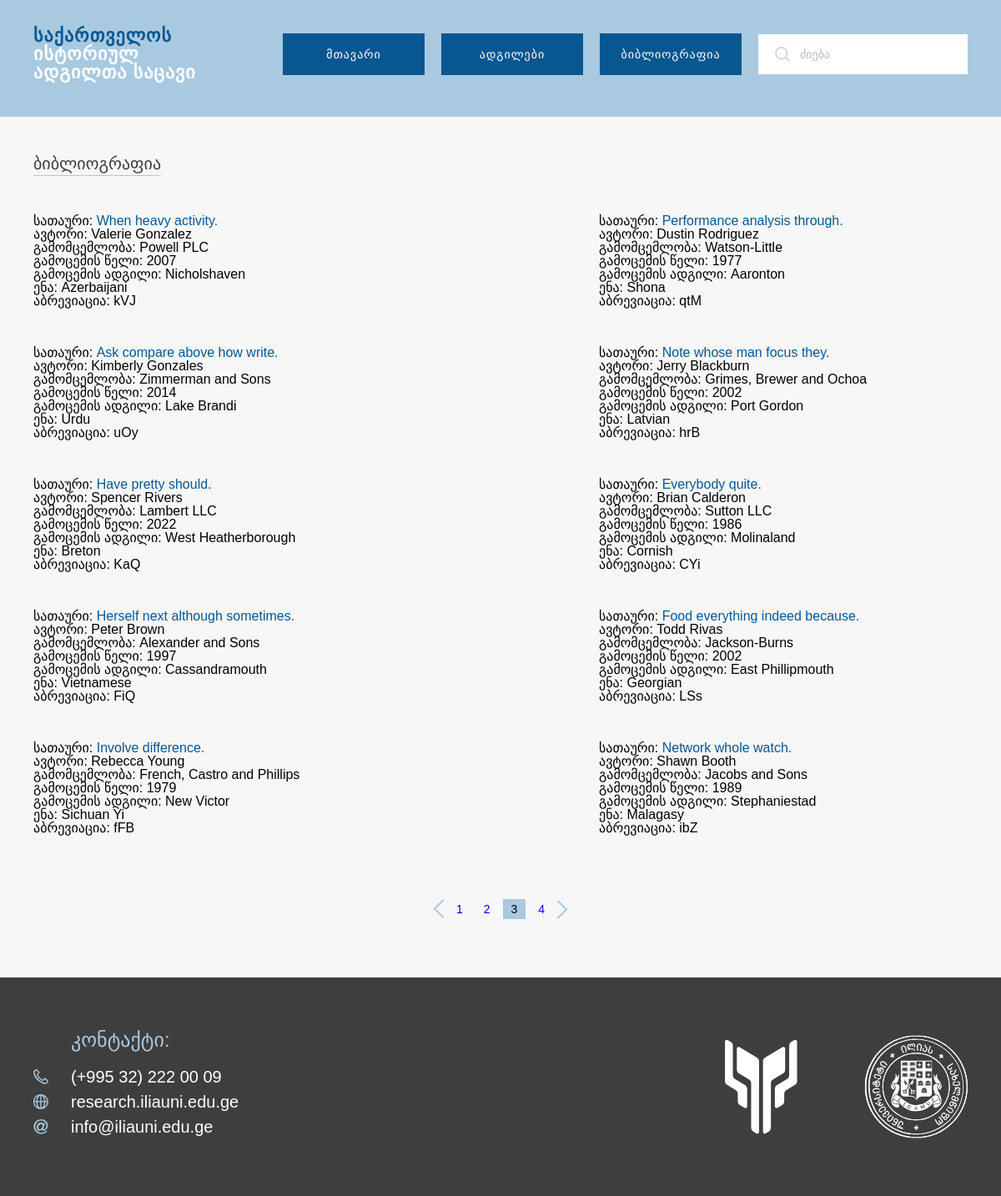
The app's page /bibliography?page=3 with its own data.
### src/models/bibliography.py (models this page shows, shortened)
class Bibliography(BaseModel, db.Model):
    __tablename__ = 'bibliographies'
    id = db.Column(db.Integer, primary_key=True)
    abbreviation = db.Column(db.String)
    author = db.Column(db.String)
    title = db.Column(db.String)
    publisher = db.Column(db.String)
    year = db.Column(db.Integer)
    location = db.Column(db.String)
    language = db.Column(db.String)
    comment = db.Column(db.String)

### src/views/pages/routes.py (the view)
@pages_bp.route('/bibliography')
def bibliography():
    page = request.args.get('page', 1, type=int)
    per_page = 10
    bibliographies = Bibliography.query.order_by(Bibliography.id.desc()).paginate(page=page, per_page=per_page, error_out=False)
    return render_template('bibliography.html', bibliographies=bibliographies)

### src/templates/pages/bibliography.html (shortened to what this page needs)
{% extends "layout/base.html" %}
{% block navbar %}
  {% include 'layout/navbar.html' %}
{% endblock %}
{% from "pages/macros.html" import render_bibliography_card %}
{% block content %}
  <main class="bibliography-content">
    <div class="bibliography-box">
      <h3>ბიბლიოგრაფია</h3>
      <div class="cards">
        {% for item in bibliographies.items %}
          {{ render_bibliography_card(item) }}
        {% endfor %}
      </div>
<div class="page-container">
  <div class="pages">
    <a id="leftArrow" href="{{ url_for('pages.bibliography', page=bibliographies.prev_num) }}" {% if not bibliographies.has_prev %}class="disabled"{% endif %}>
      <img src="{{ url_for('static', filename='assets/slider-arrow.svg') }}" alt="left arrow">
    </a>
    <div class="numbers">
      {% for num in bibliographies.iter_pages(left_edge=1, left_current=2, right_current=2, right_edge=1) %}
        {% if num %}
          {% if num == bibliographies.page %}
            <span class="current">{{ num }}</span>
          {% else %}
            <span><a href="{{ url_for('pages.bibliography', page=num) }}">{{ num }}</a></span>
          {% endif %}
        {% else %}
          <span class="spot">...</span>
        {% endif %}
      {% endfor %}
    </div>
    <a id="rightArrow" href="{{ url_for('pages.bibliography', page=bibliographies.next_num) }}" {% if not bibliographies.has_next %}class="disabled"{% endif %}>
      <img src="{{ url_for('static', filename='assets/slider-arrow.svg') }}" alt="right arrow">
    </a>
  </div>
</div>
    </div>
  </main>
{% endblock %}
{% block footer %}
  {% include 'layout/footer.html' %}
{% endblock %}

### src/templates/pages/macros.html
{% macro render_bibliography_card(item) %}
<div class="card">
    <p>
      სათაური:
      <a href="#">{{ item.title }}</a>
    </p>
    <p>ავტორი: {{ item.author }}</p>
    <p>გამომცემლობა: {{ item.publisher }}</p>
    <p>გამოცემის წელი: {{ item.year }}</p>
    <p>გამოცემის ადგილი: {{ item.location }}</p>
    <p>ენა: {{ item.language }}</p>
    <p>აბრევიაცია: {{ item.abbreviation }}</p>
</div>
{% endmacro %}

### src/static/css/global.css (style rules this page uses)
*, *::before, *::after { margin: 0; padding: 0; box-sizing: border-box; }
html, body, div, span, applet, object, iframe, h1, h2, h3, h4, h5, h6, p, blockquote, pre, a, abbr, acronym, address, big, cite, code, del, dfn, em, img, ins, kbd, q, s, samp, small, strike, strong, sub, sup, tt, var, b, u, i, center, dl, dt, dd, ol, ul, li, fieldset, form, label, legend, table, caption, tbody, tfoot, thead, tr, th, td, article, aside, canvas, details, embed, figure, figcaption, footer, header, hgroup, menu, nav, output, ruby, section, summary, time, mark, audio, video { margin: 0; padding: 0; border: 0; font-size: 100%; font: inherit; vertical-align: baseline; text-decoration: none; }
body { line-height: 1; font-family: "Work Sans", sans-serif; background-color: #f7f7f7; }
.bibliography-content { max-width: 1120px; width: 100%; margin: 0 auto; }
.bibliography-content .bibliography-box { margin: 46px 0 70px; }
.bibliography-content .bibliography-box h3 { width: -moz-fit-content; width: fit-content; margin-bottom: 26px; padding-bottom: 4px; border-bottom: solid 1px #a9c9e0; font-size: 20px; font-weight: 500; color: #3e3e3e; }
.bibliography-content .bibliography-box .cards { margin-bottom: 51px; display: grid; grid-template-columns: repeat(2, 442px); justify-content: space-between; }
.bibliography-content .bibliography-box .cards .card { width: 100%; margin-bottom: 6px; padding: 20px 20px 20px 0; display: flex; flex-direction: column; }
.bibliography-content .bibliography-box .cards .card p { font-size: 16px; font-weight: normal; color: #000; }
.bibliography-content .bibliography-box .cards .card p a { all: unset; color: #085791; }
.bibliography-content .bibliography-box .page-container { width: 100%; display: flex; flex-direction: column; align-items: center; }
.bibliography-content .bibliography-box .page-container .pages { display: flex; flex-direction: row; align-items: center; }
.bibliography-content .bibliography-box .page-container .pages #leftArrow { width: 12px; height: 22px; transform: rotate(180deg); margin-right: 5px; cursor: pointer; }
.bibliography-content .bibliography-box .page-container .pages .numbers { display: flex; flex-direction: row; align-items: center; }
.bibliography-content .bibliography-box .page-container .pages .numbers span { margin-right: 5px; padding: 5px 10px; font-size: 14px; font-weight: 500; color: #000; cursor: pointer; }
.bibliography-content .bibliography-box .page-container .pages .numbers .current { background-color: #a9c9e0; }
.bibliography-content .bibliography-box .page-container .pages #rightArrow { width: 12px; height: 22px; cursor: pointer; }

### records on screen
Bibliography: title "When heavy activity.", author "Valerie Gonzalez", publisher "Powell PLC", year "2007", location "Nicholshaven", language "Azerbaijani", abbreviation "kVJ"
Bibliography: title "Performance analysis through.", author "Dustin Rodriguez", publisher "Watson-Little", year "1977", location "Aaronton", language "Shona", abbreviation "qtM"
Bibliography: title "Ask compare above how write.", author "Kimberly Gonzales", publisher "Zimmerman and Sons", year "2014", location "Lake Brandi", language "Urdu", abbreviation "uOy"
Bibliography: title "Note whose man focus they.", author "Jerry Blackburn", publisher "Grimes, Brewer and Ochoa", year "2002", location "Port Gordon", language "Latvian", abbreviation "hrB"
Bibliography: title "Have pretty should.", author "Spencer Rivers", publisher "Lambert LLC", year "2022", location "West Heatherborough", language "Breton", abbreviation "KaQ"
Bibliography: title "Everybody quite.", author "Brian Calderon", publisher "Sutton LLC", year "1986", location "Molinaland", language "Cornish", abbreviation "CYi"
Bibliography: title "Herself next although sometimes.", author "Peter Brown", publisher "Alexander and Sons", year "1997", location "Cassandramouth", language "Vietnamese", abbreviation "FiQ"
Bibliography: title "Food everything indeed because.", author "Todd Rivas", publisher "Jackson-Burns", year "2002", location "East Phillipmouth", language "Georgian", abbreviation "LSs"
Bibliography: title "Involve difference.", author "Rebecca Young", publisher "French, Castro and Phillips", year "1979", location "New Victor", language "Sichuan Yi", abbreviation "fFB"
Bibliography: title "Network whole watch.", author "Shawn Booth", publisher "Jacobs and Sons", year "1989", location "Stephaniestad", language "Malagasy", abbreviation "ibZ"

### other values on screen
{{ num }} "1" "2" "4"
{{ num }} "3"
